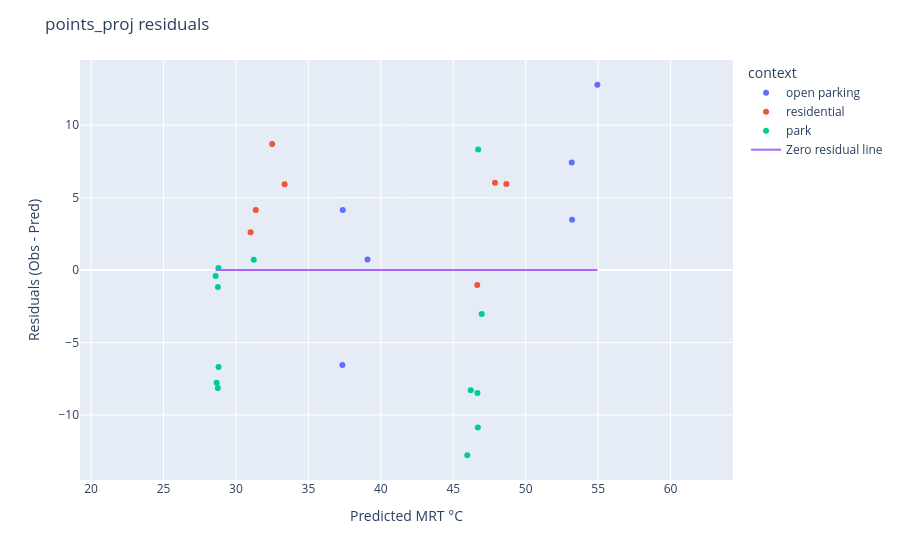

The code cell stored with this chart in its notebook:
### Code cell
residuals = obs - pred  # Compute residuals
# Scatter
fig = px.scatter(
    points_proj,
    x=pred,
    y=residuals,
    color="context",
    hover_data=["TG", "TA","WIND M/S", "condition", "Instrument"],
)

# 1:1 line
fig.add_scatter(
    x=[pred.min(), pred.max()],
    y=[0, 0],
    mode="lines",
    name="Zero residual line"
)

fig.update_layout(
    xaxis_title="Predicted MRT °C",
    yaxis_title="Residuals (Obs - Pred)",
    title="points_proj residuals"
)

fig.update_yaxes(scaleanchor="x", scaleratio=1)

fig.show()

### Figure 1 — Plotly figure (JSON) as saved in the notebook; plotly's stock layout.template omitted (floating-point values rounded to 4 significant figures)
{"data": [{"customdata": [[32.6, 29.3, 0, "SHADOW", "T1 - Sper Scientific 800036 "], [31.6, 28.7, 2.7, "SHADOW", "T2 - TM-188D TENMARS "], [38.7, 30.1, 1.6, "SUN", "T2 - TM-188D TENMARS "], [42.2, 28.9, 0.7, "SUN", "T1 - Sper Scientific 800036 "], [33, 28.9, 1, "SHADOW", "T2 - TM-188D TENMARS "], [39.4, 29.2, 3, "SUN", "T2 - TM-188D TENMARS "]], "hovertemplate": "context=open parking<br>MRT_predicted=%{x}<br>y=%{y}<br>TG=%{customdata[0]}<br>TA=%{customdata[1]}<br>WIND M/S=%{customdata[2]}<br>condition=%{customdata[3]}<br>Instrument=%{customdata[4]}<extra></extra>", "legendgroup": "open parking", "marker": {"color": "#636efa", "symbol": "circle"}, "mode": "markers", "name": "open parking", "orientation": "v", "showlegend": true, "type": "scatter", "x": [37.35, 37.37, 53.18, 53.2, 39.08, 54.95], "xaxis": "x", "y": [-6.549, 4.143, 7.433, 3.484, 0.7358, 12.79], "yaxis": "y"}, {"customdata": [[34.4, 30.7, 0.9, "SHADOW", "T2 - TM-188D TENMARS "], [38.6, 30.2, 1.6, "SUN", "T2 - TM-188D TENMARS "], [32.5, 30.4, 0, "SHADOW", "T2 - TM-188D TENMARS "], [41.1, 31.5, 1.7, "SUN", "T2 - TM-188D TENMARS "], [32.5, 30.3, 0.4, "SHADOW", "T2 - TM-188D TENMARS "], [43.7, 33.5, 0.6, "SUN", "T2 - TM-188D TENMARS "], [33.1, 30.6, 0, "SHADOW", "T2 - TM-188D TENMARS "]], "hovertemplate": "context=residential<br>MRT_predicted=%{x}<br>y=%{y}<br>TG=%{customdata[0]}<br>TA=%{customdata[1]}<br>WIND M/S=%{customdata[2]}<br>condition=%{customdata[3]}<br>Instrument=%{customdata[4]}<extra></extra>", "legendgroup": "residential", "marker": {"color": "#EF553B", "symbol": "circle"}, "mode": "markers", "name": "residential", "orientation": "v", "showlegend": true, "type": "scatter", "x": [32.5, 47.88, 33.36, 48.67, 31.37, 46.66, 31.01], "xaxis": "x", "y": [8.711, 6.029, 5.925, 5.949, 4.146, -1.032, 2.615], "yaxis": "y"}, {"customdata": [[38, 34.4, 0.2, "SUN", "T1 - Sper Scientific 800036 "], [40.9, 35, 0.8, "SUN", "T1 - Sper Scientific 800036 "], [42.7, 36.4, 0.3, "SUN", "T1 - Sper Scientific 800036 "], [39.6, 34.8, 0.8, "SUN", "T1 - Sper Scientific 800036 "], [46.8, 37.2, 0.7, "SUN", "T1 - Sper Scientific 800036 "], [34.8, 31.9, 0.1, "SHADOW", "T1 - Sper Scientific 800036 "], [31.8, 32.3, 0, "SHADOW", "T1 - Sper Scientific 800036 "], [30, 31.6, 0, "SHADOW", "T1 - Sper Scientific 800036 "], [29.3, 31.8, 0, "SHADOW", "T1 - Sper Scientific 800036 "], [28.9, 31.9, 0, "SHADOW", "T1 - Sper Scientific 800036 "], [29.6, 31, 0, "SHADOW", "T1 - Sper Scientific 800036 "], [39.4, 30.1, 2.4, "SUN", "T2 - TM-188D TENMARS "], [29.7, 30.9, 0, "SHADOW", "T1 - Sper Scientific 800036 "]], "hovertemplate": "context=park<br>MRT_predicted=%{x}<br>y=%{y}<br>TG=%{customdata[0]}<br>TA=%{customdata[1]}<br>WIND M/S=%{customdata[2]}<br>condition=%{customdata[3]}<br>Instrument=%{customdata[4]}<extra></extra>", "legendgroup": "park", "marker": {"color": "#00cc96", "symbol": "circle"}, "mode": "markers", "name": "park", "orientation": "v", "showlegend": true, "type": "scatter", "x": [45.97, 46.21, 46.67, 46.69, 46.96, 31.23, 28.79, 28.6, 28.75, 28.75, 28.8, 46.72, 28.67], "xaxis": "x", "y": [-12.78, -8.297, -8.475, -10.85, -3.032, 0.7168, 0.1475, -0.4077, -1.172, -8.142, -6.68, 8.332, -7.78], "yaxis": "y"}, {"mode": "lines", "name": "Zero residual line", "type": "scatter", "x": [28.6, 54.95], "y": [0, 0]}], "layout": {"legend": {"title": {"text": "context"}, "tracegroupgap": 0}, "margin": {"t": 60}, "title": {"text": "points_proj residuals"}, "xaxis": {"anchor": "y", "domain": [0, 1], "title": {"text": "Predicted MRT °C"}}, "yaxis": {"anchor": "x", "domain": [0, 1], "scaleanchor": "x", "scaleratio": 1, "title": {"text": "Residuals (Obs - Pred)"}}}}
